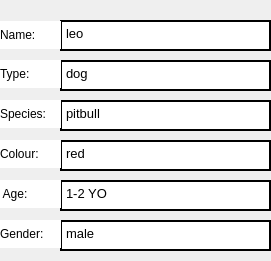
        <widget class="QGroupBox" name="animalInfoDetailsBoxToClient">
         <property name="geometry">
          <rect>
           <x>20</x>
           <y>100</y>
           <width>271</width>
           <height>261</height>
          </rect>
         </property>
         <property name="styleSheet">
          <string notr="true">border:none</string>
         </property>
         <property name="title">
          <string/>
         </property>
         <widget class="QTextEdit" name="animalNameDetailToClient">
          <property name="geometry">
           <rect>
            <x>60</x>
            <y>20</y>
            <width>211</width>
            <height>31</height>
           </rect>
          </property>
          <property name="styleSheet">
           <string notr="true">#animalNameDetailToClient{

	background:white;
	border: 2px solid black;
}</string>
          </property>
          <property name="readOnly">
           <bool>true</bool>
          </property>
          <property name="html">
           <string>&lt;!DOCTYPE HTML PUBLIC &quot;-//W3C//DTD HTML 4.0//EN&quot; &quot;http://www.w3.org/TR/REC-html40/strict.dtd&quot;&gt;
&lt;html&gt;&lt;head&gt;&lt;meta name=&quot;qrichtext&quot; content=&quot;1&quot; /&gt;&lt;style type=&quot;text/css&quot;&gt;
p, li { white-space: pre-wrap; }
&lt;/style&gt;&lt;/head&gt;&lt;body style=&quot; font-family:'Sans'; font-size:10pt; font-weight:400; font-style:normal;&quot;&gt;
&lt;p style=&quot; margin-top:0px; margin-bottom:0px; margin-left:0px; margin-right:0px; -qt-block-indent:0; text-indent:0px;&quot;&gt;leo&lt;/p&gt;&lt;/body&gt;&lt;/html&gt;</string>
          </property>
         </widget>
         <widget class="QTextEdit" name="animalTypeDetailToClient">
          <property name="geometry">
           <rect>
            <x>60</x>
            <y>60</y>
            <width>211</width>
            <height>31</height>
           </rect>
          </property>
          <property name="styleSheet">
           <string notr="true">#animalTypeDetailToClient{

	background:white;
	
	border: 2px solid black;
}</string>
          </property>
          <property name="readOnly">
           <bool>true</bool>
          </property>
          <property name="html">
           <string>&lt;!DOCTYPE HTML PUBLIC &quot;-//W3C//DTD HTML 4.0//EN&quot; &quot;http://www.w3.org/TR/REC-html40/strict.dtd&quot;&gt;
&lt;html&gt;&lt;head&gt;&lt;meta name=&quot;qrichtext&quot; content=&quot;1&quot; /&gt;&lt;style type=&quot;text/css&quot;&gt;
p, li { white-space: pre-wrap; }
&lt;/style&gt;&lt;/head&gt;&lt;body style=&quot; font-family:'Sans'; font-size:10pt; font-weight:400; font-style:normal;&quot;&gt;
&lt;p style=&quot; margin-top:0px; margin-bottom:0px; margin-left:0px; margin-right:0px; -qt-block-indent:0; text-indent:0px;&quot;&gt;dog&lt;/p&gt;&lt;/body&gt;&lt;/html&gt;</string>
          </property>
         </widget>
         <widget class="QTextEdit" name="animalSpeciesDetailToClient">
          <property name="geometry">
           <rect>
            <x>60</x>
            <y>100</y>
            <width>211</width>
            <height>31</height>
           </rect>
          </property>
          <property name="styleSheet">
           <string notr="true">#animalSpeciesDetailToClient{

	background:white;
	
	border: 2px solid black;
}</string>
          </property>
          <property name="readOnly">
           <bool>true</bool>
          </property>
          <property name="html">
           <string>&lt;!DOCTYPE HTML PUBLIC &quot;-//W3C//DTD HTML 4.0//EN&quot; &quot;http://www.w3.org/TR/REC-html40/strict.dtd&quot;&gt;
&lt;html&gt;&lt;head&gt;&lt;meta name=&quot;qrichtext&quot; content=&quot;1&quot; /&gt;&lt;style type=&quot;text/css&quot;&gt;
p, li { white-space: pre-wrap; }
&lt;/style&gt;&lt;/head&gt;&lt;body style=&quot; font-family:'Sans'; font-size:10pt; font-weight:400; font-style:normal;&quot;&gt;
&lt;p style=&quot; margin-top:0px; margin-bottom:0px; margin-left:0px; margin-right:0px; -qt-block-indent:0; text-indent:0px;&quot;&gt;pitbull&lt;/p&gt;&lt;/body&gt;&lt;/html&gt;</string>
          </property>
         </widget>
         <widget class="QTextEdit" name="animalColourDetailToClient">
          <property name="geometry">
           <rect>
            <x>60</x>
            <y>140</y>
            <width>211</width>
            <height>31</height>
           </rect>
          </property>
          <property name="styleSheet">
           <string notr="true">#animalColourDetailToClient{

	background:white;
	border: 2px solid black;
}</string>
          </property>
          <property name="readOnly">
           <bool>true</bool>
          </property>
          <property name="html">
           <string>&lt;!DOCTYPE HTML PUBLIC &quot;-//W3C//DTD HTML 4.0//EN&quot; &quot;http://www.w3.org/TR/REC-html40/strict.dtd&quot;&gt;
&lt;html&gt;&lt;head&gt;&lt;meta name=&quot;qrichtext&quot; content=&quot;1&quot; /&gt;&lt;style type=&quot;text/css&quot;&gt;
p, li { white-space: pre-wrap; }
&lt;/style&gt;&lt;/head&gt;&lt;body style=&quot; font-family:'Sans'; font-size:10pt; font-weight:400; font-style:normal;&quot;&gt;
&lt;p style=&quot; margin-top:0px; margin-bottom:0px; margin-left:0px; margin-right:0px; -qt-block-indent:0; text-indent:0px;&quot;&gt;red&lt;/p&gt;&lt;/body&gt;&lt;/html&gt;</string>
          </property>
         </widget>
         <widget class="QTextEdit" name="animalAgeDetailToClient">
          <property name="geometry">
           <rect>
            <x>60</x>
            <y>180</y>
            <width>211</width>
            <height>31</height>
           </rect>
          </property>
          <property name="styleSheet">
           <string notr="true">#animalAgeDetailToClient{

	background:white;
	border: 2px solid black;
}</string>
          </property>
          <property name="readOnly">
           <bool>true</bool>
          </property>
          <property name="html">
           <string>&lt;!DOCTYPE HTML PUBLIC &quot;-//W3C//DTD HTML 4.0//EN&quot; &quot;http://www.w3.org/TR/REC-html40/strict.dtd&quot;&gt;
&lt;html&gt;&lt;head&gt;&lt;meta name=&quot;qrichtext&quot; content=&quot;1&quot; /&gt;&lt;style type=&quot;text/css&quot;&gt;
p, li { white-space: pre-wrap; }
&lt;/style&gt;&lt;/head&gt;&lt;body style=&quot; font-family:'Sans'; font-size:10pt; font-weight:400; font-style:normal;&quot;&gt;
&lt;p style=&quot; margin-top:0px; margin-bottom:0px; margin-left:0px; margin-right:0px; -qt-block-indent:0; text-indent:0px;&quot;&gt;1-2 YO&lt;/p&gt;&lt;/body&gt;&lt;/html&gt;</string>
          </property>
         </widget>
         <widget class="QTextEdit" name="animalGenderDetailToClient">
          <property name="geometry">
           <rect>
            <x>60</x>
            <y>220</y>
            <width>211</width>
            <height>31</height>
           </rect>
          </property>
          <property name="styleSheet">
           <string notr="true">#animalGenderDetailToClient{

	background:white;
	border: 2px solid black;
}</string>
          </property>
          <property name="readOnly">
           <bool>true</bool>
          </property>
          <property name="html">
           <string>&lt;!DOCTYPE HTML PUBLIC &quot;-//W3C//DTD HTML 4.0//EN&quot; &quot;http://www.w3.org/TR/REC-html40/strict.dtd&quot;&gt;
&lt;html&gt;&lt;head&gt;&lt;meta name=&quot;qrichtext&quot; content=&quot;1&quot; /&gt;&lt;style type=&quot;text/css&quot;&gt;
p, li { white-space: pre-wrap; }
&lt;/style&gt;&lt;/head&gt;&lt;body style=&quot; font-family:'Sans'; font-size:10pt; font-weight:400; font-style:normal;&quot;&gt;
&lt;p style=&quot; margin-top:0px; margin-bottom:0px; margin-left:0px; margin-right:0px; -qt-block-indent:0; text-indent:0px;&quot;&gt;male&lt;/p&gt;&lt;/body&gt;&lt;/html&gt;</string>
          </property>
         </widget>
         <widget class="QLabel" name="nameAnimalDetailLabel_3">
          <property name="geometry">
           <rect>
            <x>0</x>
            <y>21</y>
            <width>61</width>
            <height>28</height>
           </rect>
          </property>
          <property name="styleSheet">
           <string notr="true">background: white;

</string>
          </property>
          <property name="text">
           <string>Name:</string>
          </property>
         </widget>
         <widget class="QLabel" name="animalTypeDetailLabel_3">
          <property name="geometry">
           <rect>
            <x>0</x>
            <y>60</y>
            <width>61</width>
            <height>28</height>
           </rect>
          </property>
          <property name="styleSheet">
           <string notr="true">background: white;

</string>
          </property>
          <property name="text">
           <string>Type:</string>
          </property>
         </widget>
         <widget class="QLabel" name="animalSpeciesDetailLabel_3">
          <property name="geometry">
           <rect>
            <x>0</x>
            <y>100</y>
            <width>61</width>
            <height>28</height>
           </rect>
          </property>
          <property name="styleSheet">
           <string notr="true">background: white;

</string>
          </property>
          <property name="text">
           <string>Species:</string>
          </property>
         </widget>
         <widget class="QLabel" name="animalColourDetailLabel_3">
          <property name="geometry">
           <rect>
            <x>0</x>
            <y>140</y>
            <width>61</width>
            <height>28</height>
           </rect>
          </property>
          <property name="styleSheet">
           <string notr="true">background: white;

</string>
          </property>
          <property name="text">
           <string>Colour:</string>
          </property>
         </widget>
         <widget class="QLabel" name="animalAgeDetailLabel_3">
          <property name="geometry">
           <rect>
            <x>0</x>
            <y>180</y>
            <width>61</width>
            <height>28</height>
           </rect>
          </property>
          <property name="styleSheet">
           <string notr="true">background: white;

</string>
          </property>
          <property name="text">
           <string> Age:</string>
          </property>
         </widget>
         <widget class="QLabel" name="animalGenderDetailLabel_3">
          <property name="geometry">
           <rect>
            <x>0</x>
            <y>220</y>
            <width>61</width>
            <height>28</height>
           </rect>
          </property>
          <property name="styleSheet">
           <string notr="true">background: white;

</string>
          </property>
          <property name="text">
           <string>Gender:</string>
          </property>
         </widget>
        </widget>
